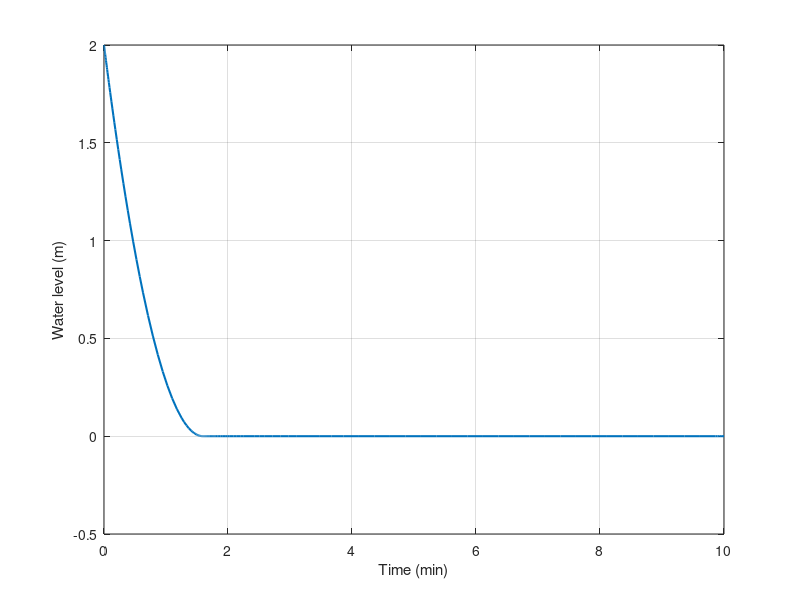

Recreate this plot in MATLAB.
% Day 074 · Ordinary Differential Equations: ode45 — A nonlinear ODE: draining a tank
% Run: open this file in MATLAB and press Run (or type example_2 in the Command Window)

% dh/dt = -(a/A) sqrt(2 g h)   (Torricelli), h(0) = 2 m
A = 1.5; a = 0.01; g = 9.81;
f = @(t, h) -(a/A) * sqrt(2*g*max(h, 0));
[t, h] = ode45(f, [0 600], 2);
plot(t/60, h, 'LineWidth', 1.5); grid on
xlabel('Time (min)'); ylabel('Water level (m)')
k = find(h < 0.5, 1);
fprintf('The level falls below 0.5 m after %.1f minutes\n', t(k)/60);
